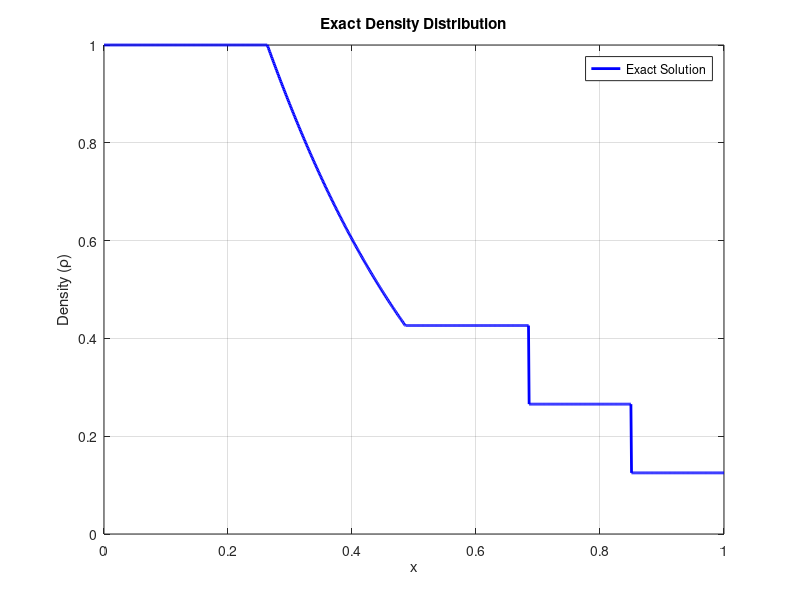

Here is the MATLAB script that generated this plot: (Note: this script raises an error after producing the figure.)
function riemann_exact_solution()
    % Exact solution for Sod's shock tube problem
    
    % Initial conditions
    rho_L = 1.0; u_L = 0.0; p_L = 1.0;
    rho_R = 0.125; u_R = 0.0; p_R = 0.1;
    gamma = 1.4;
    
    % Domain and time
    x = linspace(0, 1, 1000);
    t = 0.2;
    x0 = 0.5; % Initial membrane position
    
    % Sound speeds
    a_L = sqrt(gamma * p_L / rho_L);
    a_R = sqrt(gamma * p_R / rho_R);
    
    % Solve for star pressure using Newton-Raphson
    p_star = solve_star_pressure(p_L, p_R, u_L, u_R, rho_L, rho_R, gamma);
    
    % Calculate star velocity
    u_star = u_L + (2*a_L/(gamma-1)) * (1 - (p_star/p_L)^((gamma-1)/(2*gamma)));
    
    % Star densities
    rho_L_star = rho_L * (p_star/p_L)^(1/gamma);
    beta = (gamma+1)/(gamma-1);
    rho_R_star = rho_R * (1 + beta*(p_star/p_R)) / (beta + (p_star/p_R));
    
    % Wave speeds
    a_L_star = sqrt(gamma * p_star / rho_L_star);
    S_HL = u_L - a_L;
    S_TL = u_star - a_L_star;
    S_contact = u_star;
    S_shock = u_R + a_R * sqrt((gamma+1)/(2*gamma) * (p_star/p_R) + (gamma-1)/(2*gamma));
    
    % Initialize solution arrays
    rho = zeros(size(x));
    u = zeros(size(x));
    p = zeros(size(x));
    
    % Calculate exact solution
    for i = 1:length(x)
        xi = (x(i) - x0) / t;
        
        if xi < S_HL
            % Left state
            rho(i) = rho_L;
            u(i) = u_L;
            p(i) = p_L;
        elseif xi < S_TL
            % Rarefaction fan
            u_fan = (2/(gamma+1)) * (a_L + xi + (gamma-1)/2 * u_L);
            a_fan = u_fan - xi;
            rho(i) = rho_L * (a_fan/a_L)^(2/(gamma-1));
            u(i) = u_fan;
            p(i) = p_L * (a_fan/a_L)^(2*gamma/(gamma-1));
        elseif xi < S_contact
            % Left star state
            rho(i) = rho_L_star;
            u(i) = u_star;
            p(i) = p_star;
        elseif xi < S_shock
            % Right star state
            rho(i) = rho_R_star;
            u(i) = u_star;
            p(i) = p_star;
        else
            % Right state
            rho(i) = rho_R;
            u(i) = u_R;
            p(i) = p_R;
        end
    end
    
    % Save individual plots as PNG
    % Density plot
    figure('Position', [100, 100, 400, 300]);
    set(gcf, 'Color', 'white');
    plot(x, rho, 'b-', 'LineWidth', 2);
    xlabel('x');
    ylabel('Density (\rho)');
    title('Exact Density Distribution');
    legend('Exact Solution', 'Location', 'best');
    grid on;
    matlab2tikz('../report/figure/density_exact.tex');
    
    % Velocity plot
    figure('Position', [100, 100, 400, 300]);
    set(gcf, 'Color', 'white');
    plot(x, u, 'r-', 'LineWidth', 2);
    xlabel('x');
    ylabel('Velocity (u)');
    title('Exact Velocity Distribution');
    legend('Exact Solution', 'Location', 'best');
    grid on;
    matlab2tikz('../report/figure/velocity_exact.tex');
    
    % Pressure plot
    figure('Position', [100, 100, 400, 300]);
    set(gcf, 'Color', 'white');
    plot(x, p, 'g-', 'LineWidth', 2);
    xlabel('x');
    ylabel('Pressure (p)');
    title('Exact Pressure Distribution');
    legend('Exact Solution', 'Location', 'best');
    grid on;
    matlab2tikz('../report/figure/pressure_exact.tex');
    
    % Combined plot with all 4 subplots
    figure('Position', [100, 100, 800, 800]);
    
    subplot(2,2,1);
    plot(x, rho, 'b-', 'LineWidth', 2);
    xlabel('x');
    ylabel('Density (\rho)');
    title('Exact Density Distribution');
    legend('Exact Solution', 'Location', 'best');
    grid on;
    
    subplot(2,2,2);
    plot(x, u, 'r-', 'LineWidth', 2);
    xlabel('x');
    ylabel('Velocity (u)');
    title('Exact Velocity Distribution');
    legend('Exact Solution', 'Location', 'best');
    grid on;
    
    subplot(2,2,3);
    plot(x, p, 'g-', 'LineWidth', 2);
    xlabel('x');
    ylabel('Pressure (p)');
    title('Exact Pressure Distribution');
    legend('Exact Solution', 'Location', 'best');
    grid on;
    
    % Fourth subplot for wave structure diagram
    subplot(2,2,4);
    axis([0 1 0 0.4]);
    hold on;
    
    % Draw wave structure at t=0.3
    x_head = x0 + S_HL * t;
    x_tail = x0 + S_TL * t;
    x_contact = x0 + S_contact * t;
    x_shock = x0 + S_shock * t;
    
    % Plot regions
    fill([0 x_head x_head 0], [0 0 0.4 0.4], [0.8 0.8 1], 'EdgeColor', 'none', 'FaceAlpha', 0.3);
    fill([x_head x_tail x_tail x_head], [0 0 0.4 0.4], [0.6 0.8 1], 'EdgeColor', 'none', 'FaceAlpha', 0.3);
    fill([x_tail x_contact x_contact x_tail], [0 0 0.4 0.4], [1 0.8 0.6], 'EdgeColor', 'none', 'FaceAlpha', 0.3);
    fill([x_contact x_shock x_shock x_contact], [0 0 0.4 0.4], [1 0.6 0.6], 'EdgeColor', 'none', 'FaceAlpha', 0.3);
    fill([x_shock 1 1 x_shock], [0 0 0.4 0.4], [1 0.8 0.8], 'EdgeColor', 'none', 'FaceAlpha', 0.3);
    
    % Draw wave lines
    plot([x_head x_head], [0 0.4], 'k--', 'LineWidth', 1.5);
    plot([x_tail x_tail], [0 0.4], 'k--', 'LineWidth', 1.5);
    plot([x_contact x_contact], [0 0.4], 'k-', 'LineWidth', 2);
    plot([x_shock x_shock], [0 0.4], 'k-', 'LineWidth', 3);
    
    % Labels
    text(x_head/2, 0.35, 'L', 'FontSize', 12, 'HorizontalAlignment', 'center');
    text((x_head+x_tail)/2, 0.35, 'Fan', 'FontSize', 10, 'HorizontalAlignment', 'center');
    text((x_tail+x_contact)/2, 0.35, 'L*', 'FontSize', 12, 'HorizontalAlignment', 'center');
    text((x_contact+x_shock)/2, 0.35, 'R*', 'FontSize', 12, 'HorizontalAlignment', 'center');
    text((x_shock+1)/2, 0.35, 'R', 'FontSize', 12, 'HorizontalAlignment', 'center');
    
    xlabel('x');
    ylabel('Wave Structure');
    title('Wave Structure at t = 0.3');
    grid on;
    
    sgtitle(sprintf('Exact Riemann Solution at t = %.1f', t));
    
    % Display wave positions
    fprintf('Wave positions at t = %.1f:\n', t);
    fprintf('Head of rarefaction: x = %.3f\n', x0 + S_HL * t);
    fprintf('Tail of rarefaction: x = %.3f\n', x0 + S_TL * t);
    fprintf('Contact discontinuity: x = %.3f\n', x0 + S_contact * t);
    fprintf('Shock wave: x = %.3f\n', x0 + S_shock * t);
end

function p_star = solve_star_pressure(p_L, p_R, u_L, u_R, rho_L, rho_R, gamma)
    % Newton-Raphson iteration for star pressure
    
    % Sound speeds
    a_L = sqrt(gamma * p_L / rho_L);
    a_R = sqrt(gamma * p_R / rho_R);
    
    % Initial guess (average)
    p = (p_L + p_R) / 2;
    
    % Constants for right shock
    A_R = 2 / ((gamma + 1) * rho_R);
    B_R = (gamma - 1) / (gamma + 1) * p_R;
    
    tol = 1e-6;
    max_iter = 100;
    
    for iter = 1:max_iter
        % Left rarefaction velocity
        u_L_star = u_L + (2*a_L/(gamma-1)) * (1 - (p/p_L)^((gamma-1)/(2*gamma)));
        
        % Right shock velocity
        u_R_star = u_R + (p - p_R) * sqrt(A_R / (p + B_R));
        
        % Function and derivative
        f = u_L_star - u_R_star;
        
        % Derivatives
        du_L_dp = -(1/(rho_L * a_L)) * (p/p_L)^(-(gamma+1)/(2*gamma));
        du_R_dp = sqrt(A_R / (p + B_R)) * (1 - (p - p_R)/(2*(p + B_R)));
        
        f_prime = du_L_dp - du_R_dp;
        
        % Newton-Raphson update
        p_new = p - f / f_prime;
        
        % Check convergence
        if abs(p_new - p) / p < tol
            p_star = p_new;
            return;
        end
        
        p = p_new;
    end
    
    error('Newton-Raphson did not converge');
end
